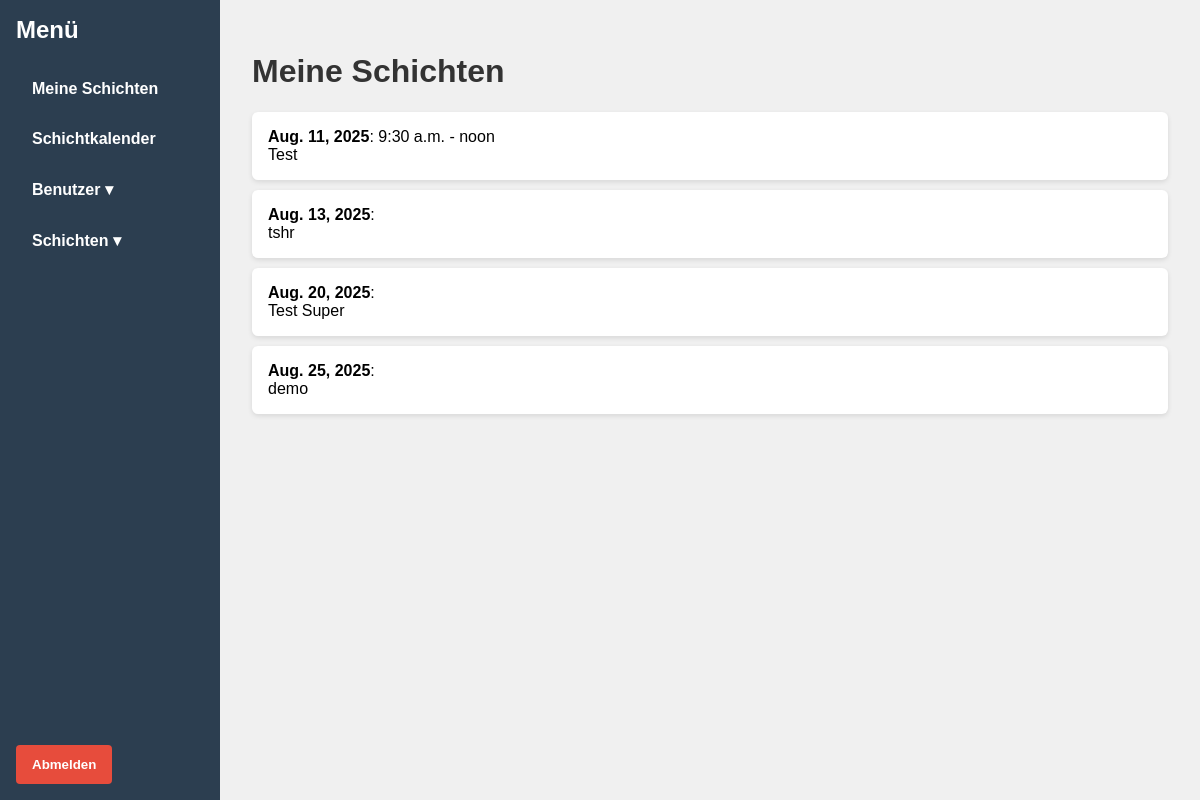
The page /my_shifts/ (signed in) on the database as committed earlier.
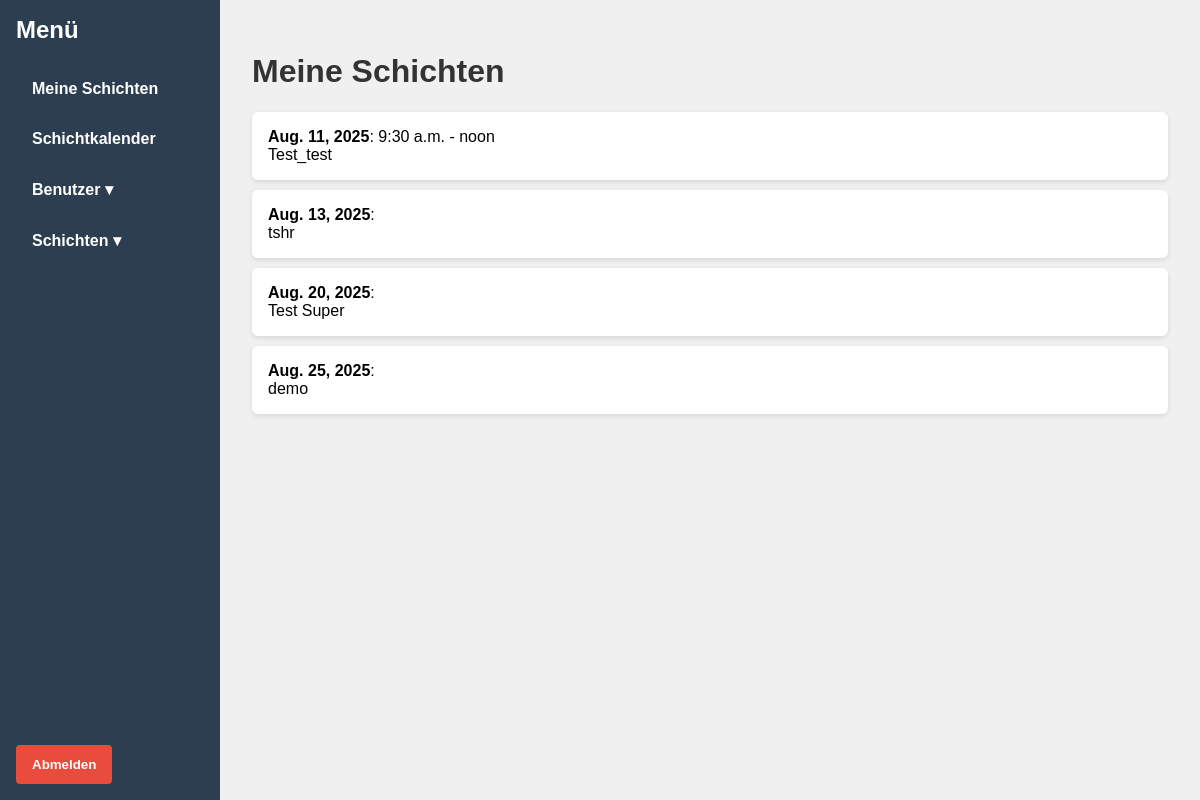
The same page on the database as committed later.
### core/models.py (models this page shows, shortened)
class Shift(models.Model):
    user = models.ForeignKey(settings.AUTH_USER_MODEL, on_delete=models.CASCADE)
    date = models.DateField()
    start_time = models.TimeField(null=True, blank=True)  # jetzt optional
    end_time = models.TimeField(null=True, blank=True)    # jetzt optional
    description = models.TextField(blank=True)

### core/views.py (the view)
# urls.py: path('my_shifts/', views.my_shifts_view, name='my_shifts'),
@login_required
def my_shifts_view(request):
    shifts = Shift.objects.filter(user=request.user).order_by('date', 'start_time')
    return render(request, 'papiermanager/my_shifts.html', {'shifts': shifts})

### core/templates/papiermanager/my_shifts.html (shortened to what this page needs)
<!DOCTYPE html>
<html lang="de">
<head>
</head>
<body>
  <nav class="sidebar">
    <h2>Menü</h2>
    <div class="menu-links">
      <a href="{% url 'my_shifts' %}">Meine Schichten</a>
      <a href="{% url 'calendar' %}">Schichtkalender</a>
{% if user.is_superuser %}
  <div class="dropdown" id="usersDropdown">
    <button onclick="toggleDropdown('usersDropdown')">Benutzer &#9662;</button>
  </div>
{% endif %}
      {% if user.is_authenticated %}
        <div class="dropdown" id="shiftsDropdown">
          <button onclick="toggleDropdown('shiftsDropdown')">Schichten &#9662;</button>
        </div>
      {% endif %}
    </div>
    <div class="sidebar-bottom">
      {% if user.is_authenticated %}
        <button class="btn-logout" onclick="confirmLogout()">Abmelden</button>
      {% else %}
        <a href="{% url 'login' %}" class="btn-logout" style="background-color:#007bff;">Anmelden</a>
      {% endif %}
    </div>
  </nav>
  <main class="main-content">
    <h1>Meine Schichten</h1>
    <ul>
      {% for shift in shifts %}
        <li>
          <strong>{{ shift.date }}</strong>:
          {% if shift.start_time and shift.end_time %}
            {{ shift.start_time }} - {{ shift.end_time }}
          {% endif %}
          {% if shift.description %}
            <br>{{ shift.description }}
          {% endif %}
        </li>
      {% empty %}
        <li>Keine Schichten gefunden.</li>
      {% endfor %}
    </ul>
  </main>
</body>
</html>

Rows that differ between the two databases and show on the page:
changed Shift "noon": description "Test" → "Test_test"
